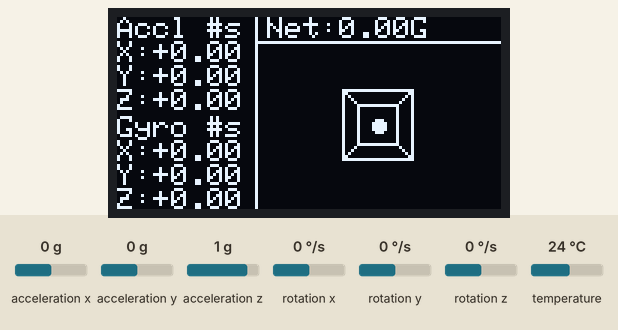
Simulated run of this sketch. Board: ESP32. Parts: 128×64 one-colour display. Inputs (shaded band) come from the test bench; at power-on: acceleration x 0 g, acceleration y 0 g, acceleration z 1 g, rotation x 0 °/s, rotation y 0 °/s, rotation z 0 °/s, temperature 24 °C.

Above: at 3.7 s.
3.8 s: acceleration x set to -1.4 g
At 4.3 s:
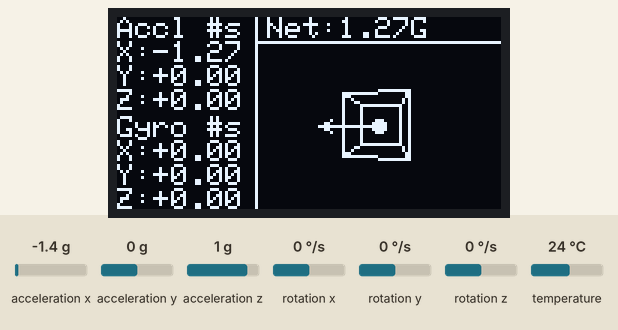
6.2 s: acceleration x set to -0.8 g
At 6.89 s:
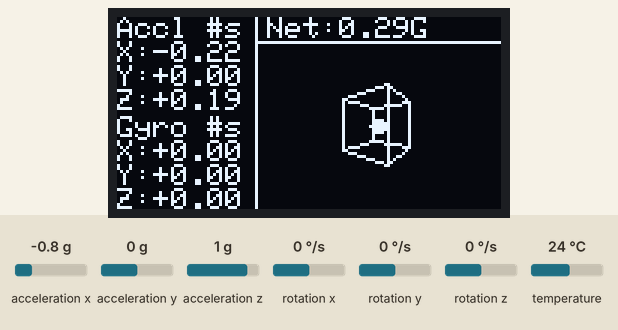
7.7 s: acceleration y set to -0.8 g
At 9.47 s:
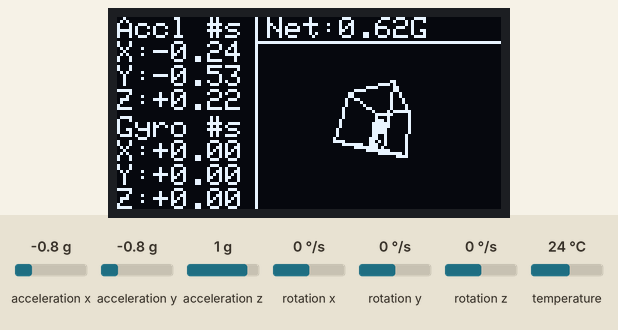
9.5 s: acceleration z set to -1.4 g
At 9.81 s:
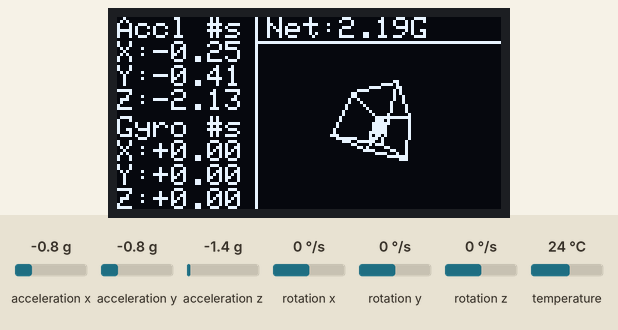
11.1 s: rotation x set to -192 °/s
At 11.67 s:
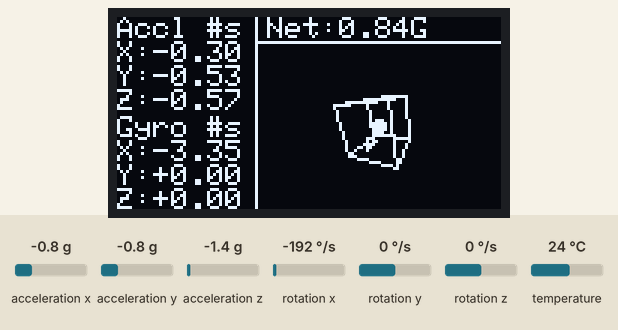
12.7 s: rotation y set to -192 °/s
At 12.92 s:
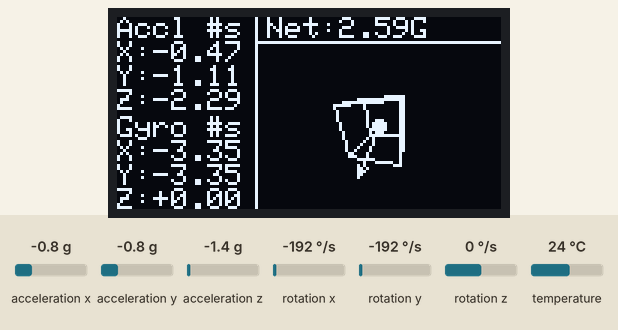
Timing chart, 0 to 15.2 s (numbered marks = the images above; inputs shaded):
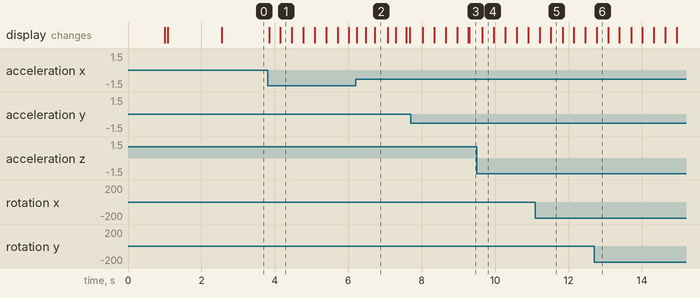

Measured:
- after the input at 3.8 s, the display: first changes at once (image 1 shows a later state)

The sketch:

OLED_MPU-PAGE_FILTRDData_FVectoredCube_+mpu6050_.ino
```cpp
#include <Wire.h>
#include <Adafruit_GFX.h>
#include <Adafruit_SSD1306.h>
#include <Adafruit_MPU6050.h>
#include <Adafruit_Sensor.h>
#include <math.h>

#define SDA 32
#define SCL 33
#define SCREEN_WIDTH 128
#define SCREEN_HEIGHT 64
#define OLED_RESET -1
#define SCREEN_ADDRESS 0x3C

#define DIVIDER 46
#define CCX ((DIVIDER + SCREEN_WIDTH) / 2)  // always centered in right panel
#define CCY 36
#define ARROW_SCALE 16.0
#define ALPHA 0.98

float ax_off = 0, ay_off = 0, az_off = 0;
float gx_off = 0, gy_off = 0, gz_off = 0;

Adafruit_SSD1306 display(SCREEN_WIDTH, SCREEN_HEIGHT, &Wire, OLED_RESET);
Adafruit_MPU6050 mpu;

float cubeVertices[8][3] = {
  {-8, -8, -8}, { 8, -8, -8}, { 8,  8, -8}, {-8,  8, -8},
  {-8, -8,  8}, { 8, -8,  8}, { 8,  8,  8}, {-8,  8,  8}
};

int edges[12][2] = {
  {0,1},{1,2},{2,3},{3,0},
  {4,5},{5,6},{6,7},{7,4},
  {0,4},{1,5},{2,6},{3,7}
};

float pitch = 0, roll = 0, yaw = 0;
unsigned long lastTime = 0;

void rotatePoint(float x, float y, float z,
                 float rx, float ry, float rz,
                 float &ox, float &oy, float &oz) {
  float y1 = y * cos(rx) - z * sin(rx);
  float z1 = y * sin(rx) + z * cos(rx);
  float x2 = x * cos(ry) + z1 * sin(ry);
  float z2 = -x * sin(ry) + z1 * cos(ry);
  float x3 = x2 * cos(rz) - y1 * sin(rz);
  float y3 = x2 * sin(rz) + y1 * cos(rz);
  ox = x3; oy = y3; oz = z2;
}

void drawCube(float rx, float ry, float rz) {
  float projected[8][2];
  for (int i = 0; i < 8; i++) {
    float ox, oy, oz;
    rotatePoint(cubeVertices[i][0], cubeVertices[i][1], cubeVertices[i][2],
                rx, ry, rz, ox, oy, oz);
    float fov = 28.0;
    float scale = fov / (fov + oz);
    projected[i][0] = ox * scale + CCX;
    projected[i][1] = oy * scale + CCY;
  }
  for (int i = 0; i < 12; i++) {
    int a = edges[i][0], b = edges[i][1];
    display.drawLine(
      (int)projected[a][0], (int)projected[a][1],
      (int)projected[b][0], (int)projected[b][1],
      SSD1306_WHITE
    );
  }
}

void drawForceArrow(float gx, float gy) {
  if (abs(gx) < 0.05 && abs(gy) < 0.05) return;

  int tx = constrain(CCX + (int)(gx * ARROW_SCALE), DIVIDER + 2, SCREEN_WIDTH - 2);
  int ty = constrain(CCY - (int)(gy * ARROW_SCALE), 10, SCREEN_HEIGHT - 2);

  display.drawLine(CCX, CCY, tx, ty, SSD1306_WHITE);

  float angle = atan2(ty - CCY, tx - CCX);
  float wingLen = 5.0, wingAngle = 0.45;
  display.drawLine(tx, ty,
    tx - (int)(wingLen * cos(angle - wingAngle)),
    ty - (int)(wingLen * sin(angle - wingAngle)), SSD1306_WHITE);
  display.drawLine(tx, ty,
    tx - (int)(wingLen * cos(angle + wingAngle)),
    ty - (int)(wingLen * sin(angle + wingAngle)), SSD1306_WHITE);
}

void printSigned(float val, int decimals) {
  if (val >= 0) display.print("+");
  display.print(val, decimals);
}

void setup() {
  delay(1000);
  Serial.begin(115200);
  Wire.begin(SDA, SCL);
  Wire.setClock(100000);

  if (!display.begin(SSD1306_SWITCHCAPVCC, SCREEN_ADDRESS)) {
    Serial.println("OLED failed"); for (;;);
  }
  display.clearDisplay();
  display.display();

  if (!mpu.begin()) {
    display.setTextSize(1);
    display.setTextColor(SSD1306_WHITE);
    display.setCursor(0, 0);
    display.println("MPU6050");
    display.println("NOT FOUND");
    display.display();
    for (;;);
  }

  mpu.setAccelerometerRange(MPU6050_RANGE_8_G);
  mpu.setGyroRange(MPU6050_RANGE_500_DEG);
  mpu.setFilterBandwidth(MPU6050_BAND_21_HZ);

  display.clearDisplay();
  display.setTextSize(1);
  display.setTextColor(SSD1306_WHITE);
  display.setCursor(0, 0);
  display.println("Calibrating...");
  display.println("Hold still.");
  display.display();

  int samples = 200;
  for (int i = 0; i < samples; i++) {
    sensors_event_t a, g, t;
    mpu.getEvent(&a, &g, &t);
    ax_off += a.acceleration.x;
    ay_off += a.acceleration.y;
    az_off += a.acceleration.z;
    gx_off += g.gyro.x;
    gy_off += g.gyro.y;
    gz_off += g.gyro.z;
    delay(5);
  }
  ax_off /= samples;
  ay_off /= samples;
  az_off /= samples;
  gx_off /= samples;
  gy_off /= samples;
  gz_off /= samples;

  // az_off needs to account for gravity — sensor reads ~9.81 at rest flat
  az_off -= 9.81;

  sensors_event_t accel, gyro, temp;
  mpu.getEvent(&accel, &gyro, &temp);
  float ax0 = accel.acceleration.x - ax_off;
  float ay0 = accel.acceleration.y - ay_off;
  float az0 = accel.acceleration.z - az_off;
  pitch = atan2(ay0, az0);
  roll  = atan2(-ax0, sqrt(ay0 * ay0 + az0 * az0));

  lastTime = millis();
}

void loop() {
  sensors_event_t accel, gyro, temp;
  mpu.getEvent(&accel, &gyro, &temp);

  unsigned long now = millis();
  float dt = (now - lastTime) / 1000.0;
  lastTime = now;

  // apply offsets to everything before any math
  float ax_raw = accel.acceleration.x - ax_off;
  float ay_raw = accel.acceleration.y - ay_off;
  float az_raw = accel.acceleration.z - az_off;
  float gx = gyro.gyro.x - gx_off;
  float gy = gyro.gyro.y - gy_off;
  float gz = gyro.gyro.z - gz_off;

  // complementary filter using corrected values
  float pitch_accel = atan2(ay_raw, az_raw);
  float roll_accel  = atan2(-ax_raw, sqrt(ay_raw * ay_raw + az_raw * az_raw));

  pitch = ALPHA * (pitch + gx * dt) + (1.0 - ALPHA) * pitch_accel;
  roll  = ALPHA * (roll  + gy * dt) + (1.0 - ALPHA) * roll_accel;
  yaw  += gz * dt;

  // gravity removal
  float grav_x = -sin(roll);
  float grav_y =  sin(pitch) * cos(roll);
  float grav_z =  cos(pitch) * cos(roll);

  float lin_x = ax_raw - grav_x * 9.81;
  float lin_y = ay_raw - grav_y * 9.81;
  float lin_z = az_raw - grav_z * 9.81;

  float lx = lin_x / 9.81;
  float ly = lin_y / 9.81;
  float lz = lin_z / 9.81;

  float deadband = 0.05;
  if (abs(lx) < deadband) lx = 0;
  if (abs(ly) < deadband) ly = 0;
  if (abs(lz) < deadband) lz = 0;

  float magnitude = sqrt(lx*lx + ly*ly + lz*lz);

  display.clearDisplay();

  // left column
  display.setTextSize(1);
  display.setTextColor(SSD1306_WHITE);

  display.setCursor(0, 0);  display.print("Accl #s");
  display.setCursor(0, 8);  display.print("X:"); printSigned(lx, 2);
  display.setCursor(0, 16); display.print("Y:"); printSigned(ly, 2);
  display.setCursor(0, 24); display.print("Z:"); printSigned(lz, 2);

  display.setCursor(0, 33); display.print("Gyro #s");
  display.setCursor(0, 41); display.print("X:"); printSigned(gx, 2);
  display.setCursor(0, 49); display.print("Y:"); printSigned(gy, 2);
  display.setCursor(0, 57); display.print("Z:"); printSigned(gz, 2);

  // vertical divider
  display.drawFastVLine(DIVIDER, 0, 64, SSD1306_WHITE);

  // right panel header
  display.setCursor(DIVIDER + 4, 0);
  display.print("Net:");
  display.print(magnitude, 2);
  display.print("G");
  display.drawFastHLine(DIVIDER + 1, 8, SCREEN_WIDTH - DIVIDER - 1, SSD1306_WHITE);

  // cube + arrow
  drawCube(pitch, roll, yaw);
  drawForceArrow(lx, ly);
  display.fillCircle(CCX, CCY, 2, SSD1306_WHITE);

  display.display();
  delay(20);
}
```
